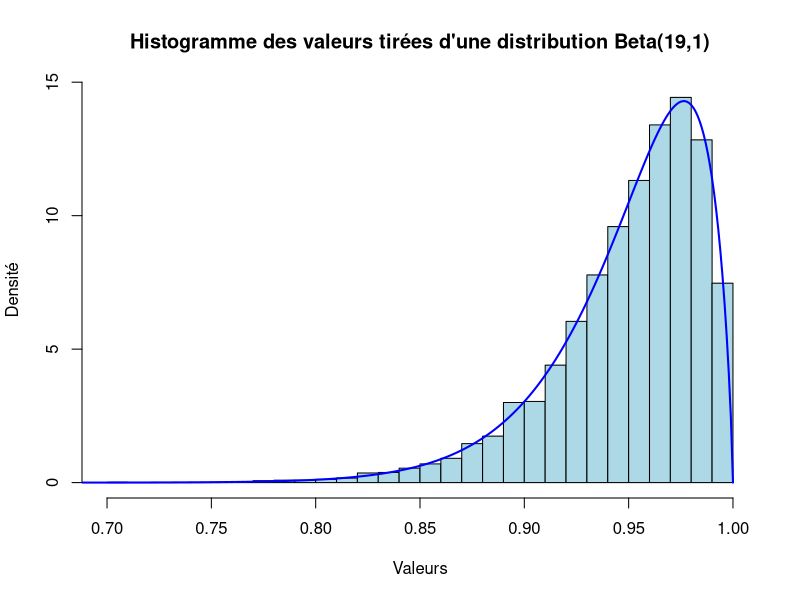
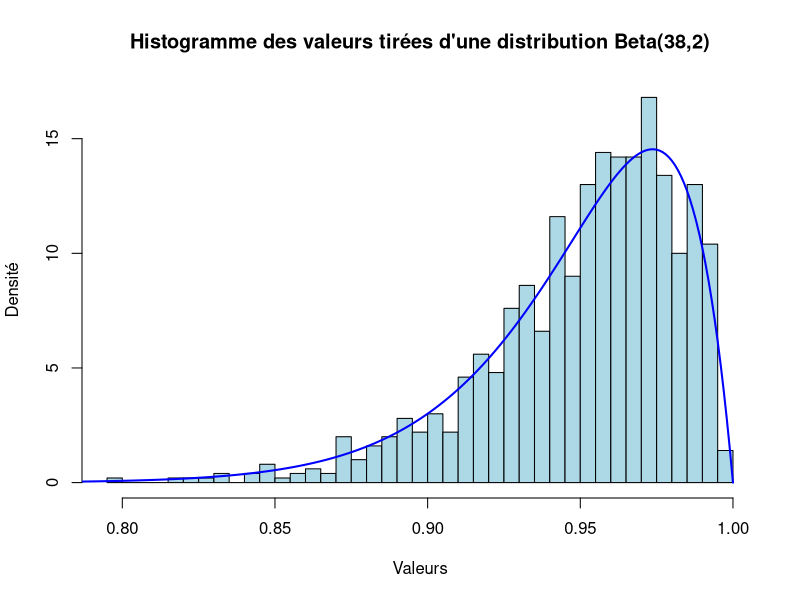
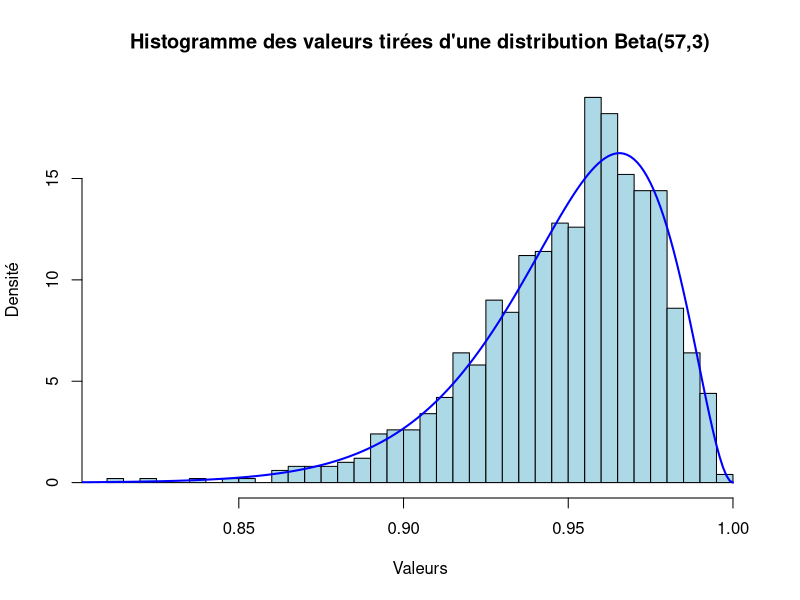

Write the R code that produced these figures, in order.
# TODO: Add comment
# Script pour visualiser les formes des distributions
# Author: Marion LEGRAND
###############################################################################


# Définir les paramètres de la distribution Beta
alpha <- 19*1.8
beta <- 1*1.8

n <- 10000
sample <- rbeta(n, shape1 = alpha, shape2 = beta)

# Tracer un histogramme des valeurs tirées
hist(sample, breaks = 30, probability = TRUE, col = "lightblue",
		main = "Histogramme des valeurs tirées d'une distribution Beta(19,1)",
		xlab = "Valeurs", ylab = "Densité")
quantile(sample)
length(sample[sample>0.9])/10000

# Ajouter la courbe de la densité théorique
x <- seq(0, 1, length.out = 1000)
y <- dbeta(x, shape1 = alpha, shape2 = beta)
lines(x, y, col = "blue", lwd = 2)


# Définir les paramètres de la distribution Beta
alpha <- 38
beta <- 2

n <- 1000
sample <- rbeta(n, shape1 = alpha, shape2 = beta)

# Tracer un histogramme des valeurs tirées
hist(sample, breaks = 30, probability = TRUE, col = "lightblue",
		main = "Histogramme des valeurs tirées d'une distribution Beta(38,2)",
		xlab = "Valeurs", ylab = "Densité")

# Ajouter la courbe de la densité théorique
x <- seq(0, 1, length.out = 1000)
y <- dbeta(x, shape1 = alpha, shape2 = beta)
lines(x, y, col = "blue", lwd = 2)

# Définir les paramètres de la distribution Beta
alpha <- 57
beta <- 3

n <- 1000
sample <- rbeta(n, shape1 = alpha, shape2 = beta)

# Tracer un histogramme des valeurs tirées
hist(sample, breaks = 30, probability = TRUE, col = "lightblue",
		main = "Histogramme des valeurs tirées d'une distribution Beta(57,3)",
		xlab = "Valeurs", ylab = "Densité")

# Ajouter la courbe de la densité théorique
x <- seq(0, 1, length.out = 1000)
y <- dbeta(x, shape1 = alpha, shape2 = beta)
lines(x, y, col = "blue", lwd = 2)
